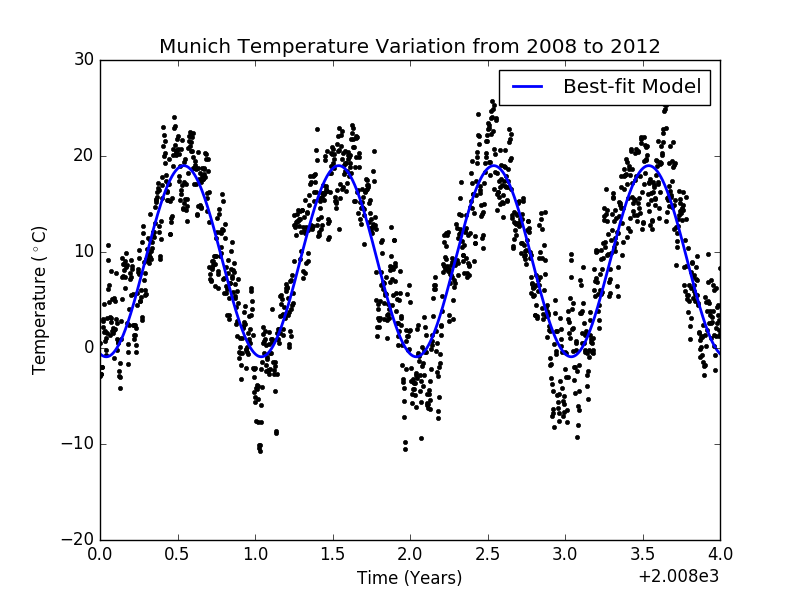

The script that drew this image:
#########################################################################################
#	Computational Physics HW5 Problem 1
#	
#	This program fits a cosine function to data of temperature variation in Munich as a 
#	of time. 
#
#	Written by Jacqueline Antwi-Danso 03/17
#########################################################################################
import numpy as np
from numpy import loadtxt, arange
from scipy.optimize import curve_fit
import pylab as plt
from pylab import plot, xlabel, ylabel, title, show

#read from txt file 
data = loadtxt("munich_t.txt", float)
x, y = data[:,0],data[:,1]

#mask bad data (50 determined by eye), isolate 2008 - 2012 values 
good_x, good_y, temp, years = [],[],[],[]

for i in arange(0,len(y)):
	if y[i] > -50 and y[i] < 50:
		good_y.append(y[i])
		good_x.append(x[i])

for j in arange(0, len(good_x)):
	if good_x[j] > 2008 and good_x[j] < 2012:
		temp.append(good_y[j])
		years.append(good_x[j])

#convert lists to arrays (see guess1)
temperature = np.array(temp)
time = np.array(years)

#parameter guesses, amplitude determined by eye 
guess_amplitude = 20
guess_phase = 0
guess_offset = np.mean(temperature)

p0 = [guess_amplitude, guess_phase, guess_offset]

#define cosine function
def my_cos(x, amplitude, phase, offset): 
	return np.cos(2*np.pi * x + phase) * amplitude + offset 

#fit data and generate an array of temp values based on guess params for comparison to fit
fit = curve_fit(my_cos, time, temperature, p0=p0)
data_fit = my_cos(time, *fit[0])
guess = my_cos(time, *p0)

#Plot best-fit model from 2008 to 2012
plt.plot(time, temperature,'.', color='black')
title('Munich Temperature Variation from 2008 to 2012')
xlabel('Time (Years)')
ylabel('Temperature ($^\circ$C)')
plt.plot(time, data_fit, label = 'Best-fit Model', color='blue', linewidth = 2)
plt.legend()
plt.show()

#Determine average temperatures predicted by model. Limits determined by eye 
lowest, highest = [], []
for k in arange(0,len(data_fit)): 
	if data_fit[k] < 1 and data_fit[k] > -1:
		lowest.append(data_fit[k])
	elif data_fit[k] > 19 and data_fit[k] < 21: 
		highest.append(data_fit[k])
		
print('Overall Average: ', np.mean(data_fit))
print('Coldest Average: ', np.mean(lowest))
print('Hottest Average: ', np.mean(highest))
